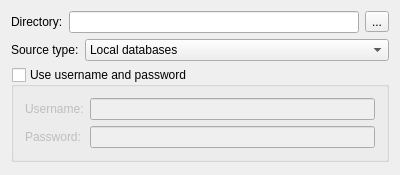
<?xml version="1.0" encoding="UTF-8"?>
<ui version="4.0">
 <class>BackupSettingWizardPage</class>
 <widget class="QWizardPage" name="BackupSettingWizardPage">
  <property name="geometry">
   <rect>
    <x>0</x>
    <y>0</y>
    <width>400</width>
    <height>175</height>
   </rect>
  </property>
  <layout class="QVBoxLayout" name="verticalLayout">
   <item>
    <layout class="QHBoxLayout" name="horizontalLayout">
     <item>
      <widget class="QLabel" name="directoryL">
       <property name="text">
        <string>Directory:</string>
       </property>
      </widget>
     </item>
     <item>
      <widget class="QLineEdit" name="directoryLE">
       <property name="readOnly">
        <bool>true</bool>
       </property>
      </widget>
     </item>
     <item>
      <widget class="QToolButton" name="directoryTB">
       <property name="text">
        <string>...</string>
       </property>
      </widget>
     </item>
    </layout>
   </item>
   <item>
    <layout class="QHBoxLayout" name="horizontalLayout_3">
     <item>
      <widget class="QLabel" name="sourceTypeL">
       <property name="text">
        <string>Source type:</string>
       </property>
      </widget>
     </item>
     <item>
      <widget class="QComboBox" name="sourceTypeCB">
       <property name="sizePolicy">
        <sizepolicy hsizetype="MinimumExpanding" vsizetype="Fixed">
         <horstretch>0</horstretch>
         <verstretch>0</verstretch>
        </sizepolicy>
       </property>
       <item>
        <property name="text">
         <string>Local databases</string>
        </property>
       </item>
       <item>
        <property name="text">
         <string>Server databases</string>
        </property>
       </item>
      </widget>
     </item>
    </layout>
   </item>
   <item>
    <widget class="QGroupBox" name="usernameAndPasswordGroupBox">
     <property name="title">
      <string>Use username and password</string>
     </property>
     <property name="checkable">
      <bool>true</bool>
     </property>
     <property name="checked">
      <bool>false</bool>
     </property>
     <layout class="QGridLayout" name="gridLayout_2">
      <item row="0" column="0">
       <layout class="QGridLayout" name="gridLayout">
        <item row="0" column="0">
         <widget class="QLabel" name="usernameL">
          <property name="text">
           <string>Username:</string>
          </property>
         </widget>
        </item>
        <item row="0" column="1">
         <widget class="QLineEdit" name="usernameLE">
          <property name="readOnly">
           <bool>false</bool>
          </property>
         </widget>
        </item>
        <item row="1" column="0">
         <widget class="QLabel" name="passwordL">
          <property name="text">
           <string>Password:</string>
          </property>
         </widget>
        </item>
        <item row="1" column="1">
         <widget class="QLineEdit" name="passwordLE">
          <property name="text">
           <string/>
          </property>
          <property name="echoMode">
           <enum>QLineEdit::Password</enum>
          </property>
          <property name="readOnly">
           <bool>false</bool>
          </property>
         </widget>
        </item>
       </layout>
      </item>
     </layout>
    </widget>
   </item>
   <item>
    <spacer name="verticalSpacer">
     <property name="orientation">
      <enum>Qt::Vertical</enum>
     </property>
     <property name="sizeHint" stdset="0">
      <size>
       <width>20</width>
       <height>7</height>
      </size>
     </property>
    </spacer>
   </item>
  </layout>
 </widget>
 <layoutdefault spacing="6" margin="11"/>
 <resources/>
 <connections>
  <connection>
   <sender>directoryTB</sender>
   <signal>clicked()</signal>
   <receiver>BackupSettingWizardPage</receiver>
   <slot>directoryTB_clicked()</slot>
   <hints>
    <hint type="sourcelabel">
     <x>251</x>
     <y>20</y>
    </hint>
    <hint type="destinationlabel">
     <x>199</x>
     <y>149</y>
    </hint>
   </hints>
  </connection>
  <connection>
   <sender>usernameAndPasswordGroupBox</sender>
   <signal>clicked()</signal>
   <receiver>BackupSettingWizardPage</receiver>
   <slot>usernameAndPasswordGroupBox_clicked()</slot>
   <hints>
    <hint type="sourcelabel">
     <x>199</x>
     <y>105</y>
    </hint>
    <hint type="destinationlabel">
     <x>199</x>
     <y>87</y>
    </hint>
   </hints>
  </connection>
  <connection>
   <sender>usernameLE</sender>
   <signal>textChanged(QString)</signal>
   <receiver>BackupSettingWizardPage</receiver>
   <slot>usernameLE_textChanged(QString)</slot>
   <hints>
    <hint type="sourcelabel">
     <x>228</x>
     <y>98</y>
    </hint>
    <hint type="destinationlabel">
     <x>199</x>
     <y>87</y>
    </hint>
   </hints>
  </connection>
  <connection>
   <sender>passwordLE</sender>
   <signal>textChanged(QString)</signal>
   <receiver>BackupSettingWizardPage</receiver>
   <slot>passwordLE_textChanged(QString)</slot>
   <hints>
    <hint type="sourcelabel">
     <x>228</x>
     <y>124</y>
    </hint>
    <hint type="destinationlabel">
     <x>199</x>
     <y>87</y>
    </hint>
   </hints>
  </connection>
 </connections>
 <slots>
  <slot>directoryTB_clicked()</slot>
  <slot>usernameAndPasswordGroupBox_clicked()</slot>
  <slot>usernameLE_textChanged(QString)</slot>
  <slot>passwordLE_textChanged(QString)</slot>
 </slots>
</ui>
